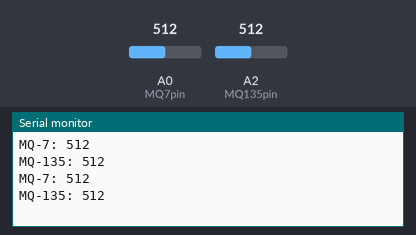
Bench run of a sketch on a simulated Arduino Uno, built with avr-gcc and run on an emulated ATmega328P. Parts: the last lines printed to the serial monitor. The inputs (shaded band) are chosen by the test bench; at power-on: A0 (MQ7pin) = 512, A2 (MQ135pin) = 512.

Above: at 10.8 s.
10.9 s: A0 (MQ7pin) set to 716
At 20.7 s:
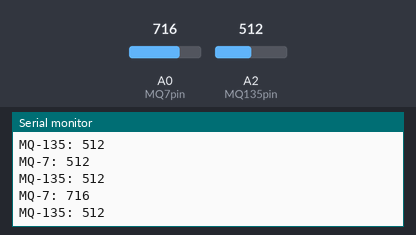
20.9 s: A2 (MQ135pin) set to 716
At 30.4 s:
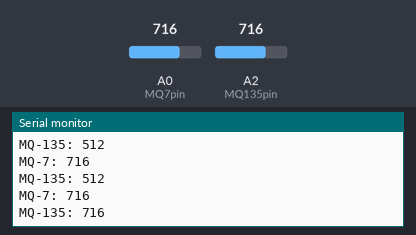
30.9 s: A0 (MQ7pin) set to 900
At 40.7 s:
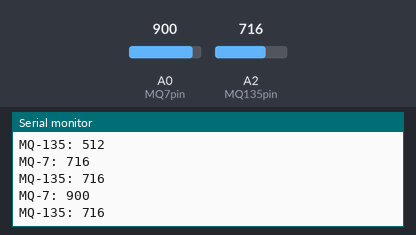
40.9 s: A2 (MQ135pin) set to 900
At 51.2 s:
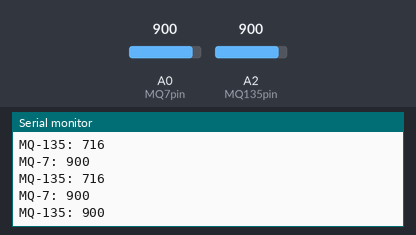
Timing chart, 0 to 51.9 s (numbered marks = the images above; inputs shaded):
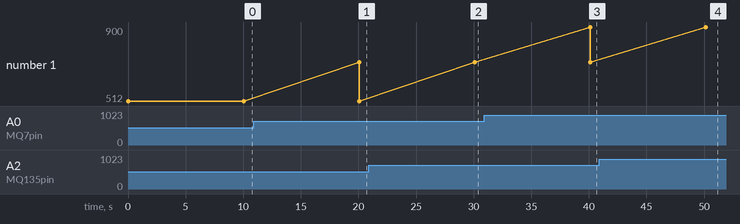

The sketch:

AirQuality.ino
```cpp
#include <SoftwareSerial.h>

#define rxPin 10
#define txPin 11

SoftwareSerial BSerial(rxPin,txPin); //RX= D10,TX= D11

const int MQ7pin=0; //MQ-7 on pin A0
const int MQ135pin=2; // MQ-135 on pin A2
//const int DMQ7=7;
//const int DMQ135=8;
int mq7;
int mq135;


void setup() {
  // put your setup code here, to run once:
  //pinMode(DMQ7, OUTPUT);
  //pinMode(DMQ135, OUTPUT);
  Serial.begin(9600); // sets baud rate
  BSerial.begin(9600); //sets bluetooth serial
}

void loop() {
  // put your main code here, to run repeatedly:

  mq7=analogRead(MQ7pin);
  mq135=analogRead(MQ135pin);

  Serial.print("MQ-7: ");
  Serial.println(mq7);
  Serial.print("MQ-135: ");
  Serial.println(mq135);
  BSerial.print("MQ-7: ");
  BSerial.println(mq7);
  BSerial.print("MQ-135: ");
  BSerial.println(mq135);

  delay(10000);
}
```

Measured:
- after the input at 10.9 s, the serial monitor: prints a new line after 9.2 s (image 1)
- after the input at 20.9 s, the serial monitor: prints a new line after 9.2 s (image 2)
- after the input at 30.9 s, the serial monitor: prints a new line after 9.2 s (image 3)
- after the input at 40.9 s, the serial monitor: prints a new line after 9.2 s (image 4)
